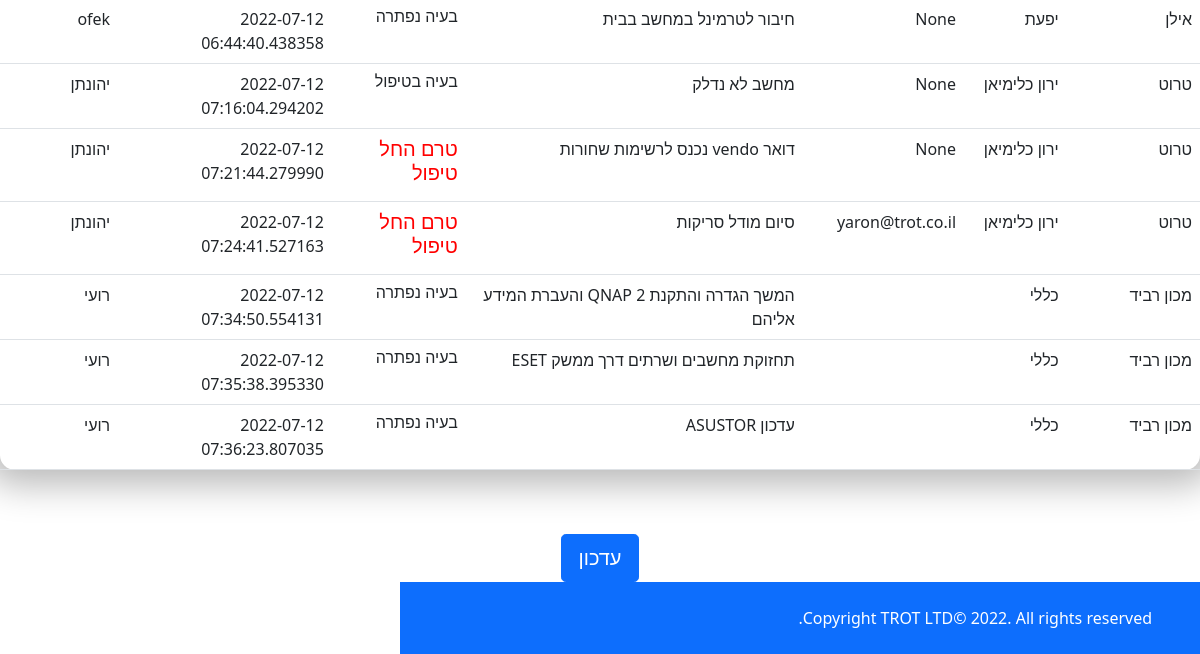
Before: /Viewreport (signed in, lower part) with the older database file.
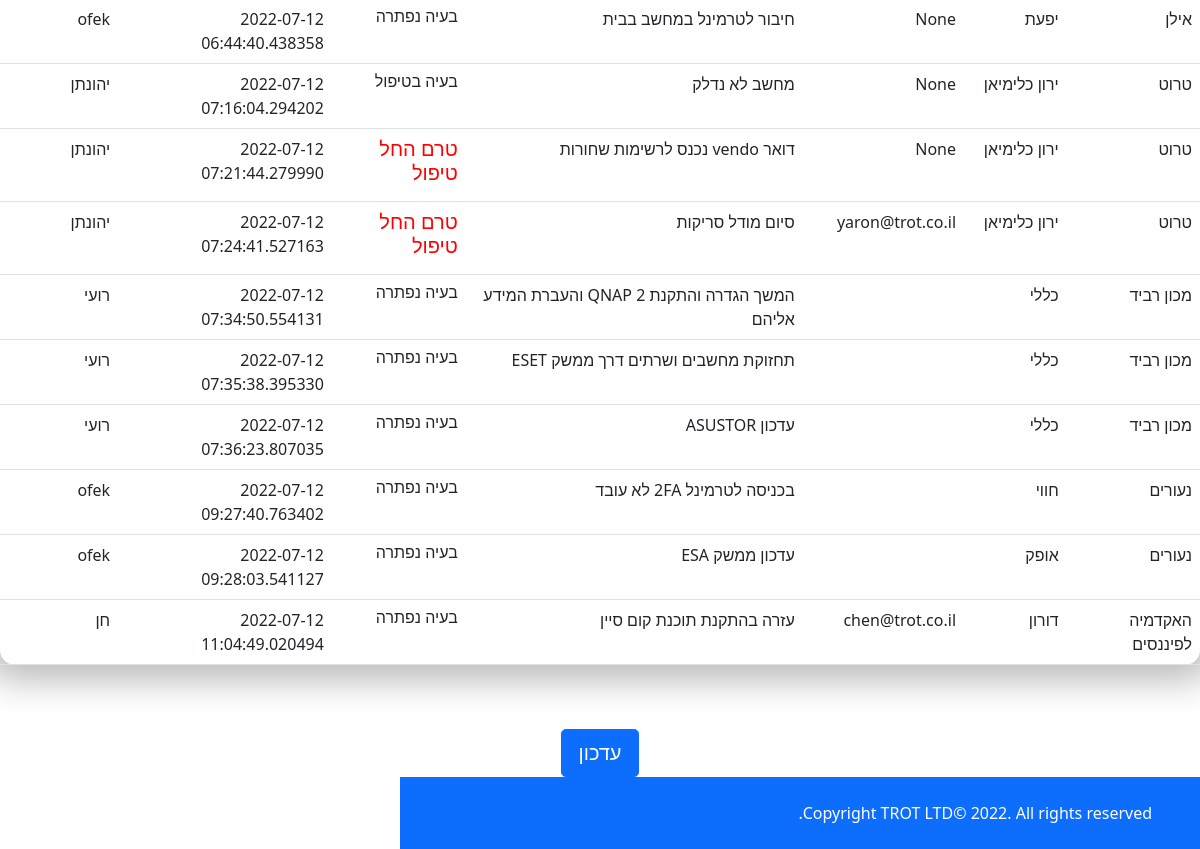
After: the same page with the newer database file.
### taskManager/models.py (models this page shows, shortened)
class WorkReports(db.Model):
    id = db.Column(db.Integer, primary_key=True)
    createTime= db.Column(db.DateTime,  default=datetime.utcnow)
    customer = db.Column(db.String(20))
    client= db.Column(db.String(20))
    description = db.Column(db.String(30))
    status = db.Column(db.String(25))
    classification = db.Column(db.String(20))
    resolve = db.Column(db.String(150))
    reason = db.Column(db.String(150))
    username = db.Column(db.String(25))
    whatHasBeenDone = db.Column(db.String(150))
    clientEmailAddress = db.Column(db.String(30))

### taskManager/routes.py (the view)
@main.route('/Viewreport', methods=('GET', 'POST'))
def ViewWorkReport():
    form= ReportView()
    username = session['username']
    Reports = WorkReports.query.all()
    return render_template('ViewWorkReplorts.html',Reports=Reports, form=form)

### taskManager/forms.py
class ReportView(FlaskForm):
    submit = SubmitField('עדכון')

### taskManager/models.py (called while the page is built)
@login_manager.user_loader
def load_user(user_id):
    return Users.query.get(user_id)

### taskManager/templates/ViewWorkReplorts.html (shortened to what this page needs)
{% extends 'menu.html' %}
{% block extracss %}
    <link href="../static/style.css" rel="stylesheet">
    <link href="../static/table.css" rel="stylesheet">
{% endblock %}
{% block content %}
        <form method="POST" action="">
    {% block table %}
    <table class="table">
 <tbody>
 {%- for row in Reports %}
    <tr>
        <td>
             {{ row.customer }}
       </td>
       <td>
           {{ row.client}}
       </td>
        <td>
           {{ row.clientEmailAddress}}
       </td>
           <td>
           {{ row.description}}
       </td>
        <td>
           {% if row.status =='2' %}
             <h6>בעיה נפתרה</h6>
            {%  elif row.status =='1'%}
               <h5 style="color: red">טרם החל טיפול</h5>
            {%  else %}
              <h6>בעיה בטיפול</h6>
            {% endif %}
       </td>
        <td>
           {{ row.createTime}}
       </td>
        <td>
           {{ row.username}}
       </td>
    </tr>
 {%- endfor %}
 </tbody>
 </table>
{% endblock table %}
        <div class="text-center">
            {{ form.submit(class_="btn btn-primary btn-lg") }}
        </div>
    </form>
{% endblock content %}

### taskManager/templates/menu.html (shortened to what this page needs)
{% extends'formBase.html' %}

### taskManager/templates/formBase.html (shortened to what this page needs)
{% extends 'base.html' %}
{% block footer %}
    <div id="footer" class="h-100 d-flex flex-column justify-content-end text-md-end  py-4 px-4 px-xl-5 bg-primary">
        <div class="text-white mb-3 mb-md-0">
            Copyright TROT LTD© 2022. All rights reserved.
        </div>
    </div>
{% endblock footer %}

### taskManager/templates/base.html (shortened to what this page needs)
<!DOCTYPE html>
<html lang="he" dir="rtl">
<body class="d-flex flex-column min-vh-100">
{%  block content %}
{% endblock content %}
{% block footer %}
{% endblock footer %}
</body>
<head>
  {% block extracss %} {% endblock extracss %}
  <link href="https://cdn.jsdelivr.net/npm/bootstrap@5.0.2/dist/css/bootstrap.min.css" rel="stylesheet">
    <link rel="stylesheet" href="../static/style.css">
  </head>
</html>

### taskManager/static/style.css (style rules this page uses)
html, body { width: 100%; height: 100%; }
body { direction: rtl; align-items: stretch; flex-direction: column; display: flex; flex-grow: 1; flex-shrink: 0; flex: 1 0 auto; }
#footer { flex:0; height: 100vh; width: 100vh; margin-top: auto; flex-shrink: 0; }

### taskManager/static/table.css (style rules this page uses)
body { background-color: rgba(136, 178, 201, 1); }
table { background-color: transparent; margin: 30px auto; border-collapse: separate; border-spacing: 0; box-shadow: 0px 0px 36px 15px rgba(0, 0, 0, 0.28); border-radius: 15px; }

Changed rows visible on the page:
added WorkReports: customer "נעורים", client "חווי", description "בכניסה לטרמינל 2FA לא עובד", status "בעיה נפתרה", createTime "2022-07-12 09:27:40.763402", username "ofek"
added WorkReports: customer "נעורים", client "אופק", description "עדכון ממשק ESA", status "בעיה נפתרה", createTime "2022-07-12 09:28:03.541127", username "ofek"
added WorkReports: customer "האקדמיה לפיננסים", client "דורון", clientEmailAddress "chen@trot.co.il", description "עזרה בהתקנת תוכנת קום סיין", status "בעיה נפתרה", createTime "2022-07-12 11:04:49.020494", username "חן"
